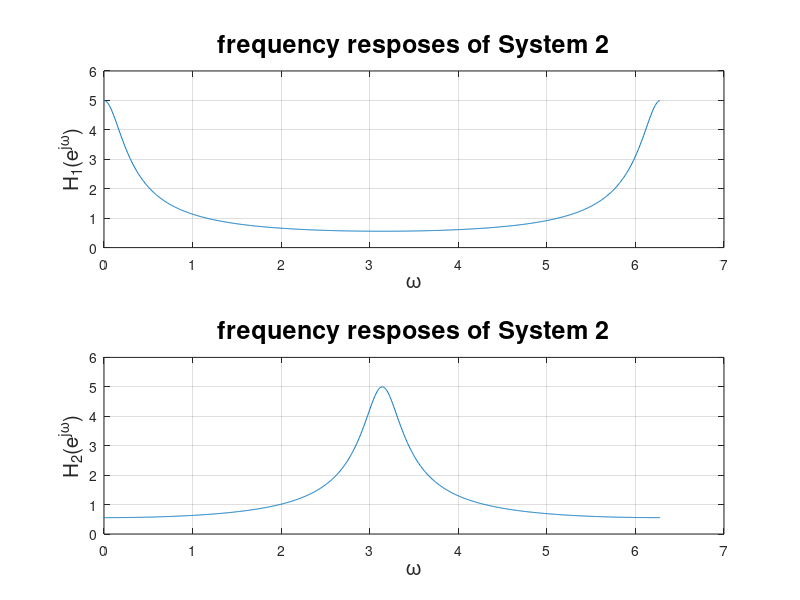
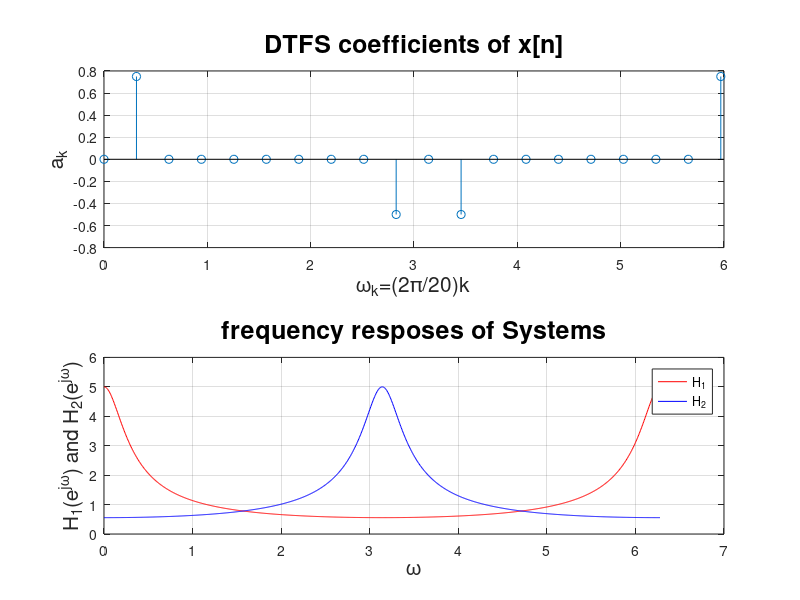
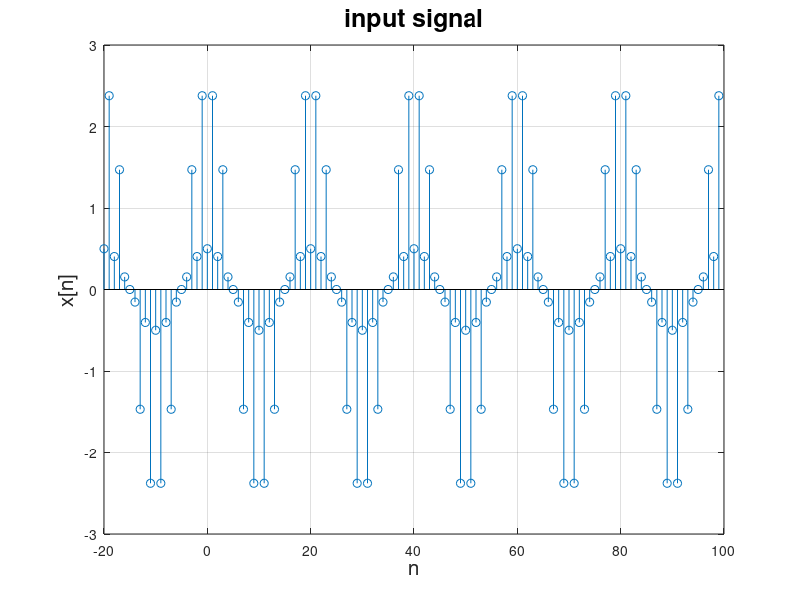
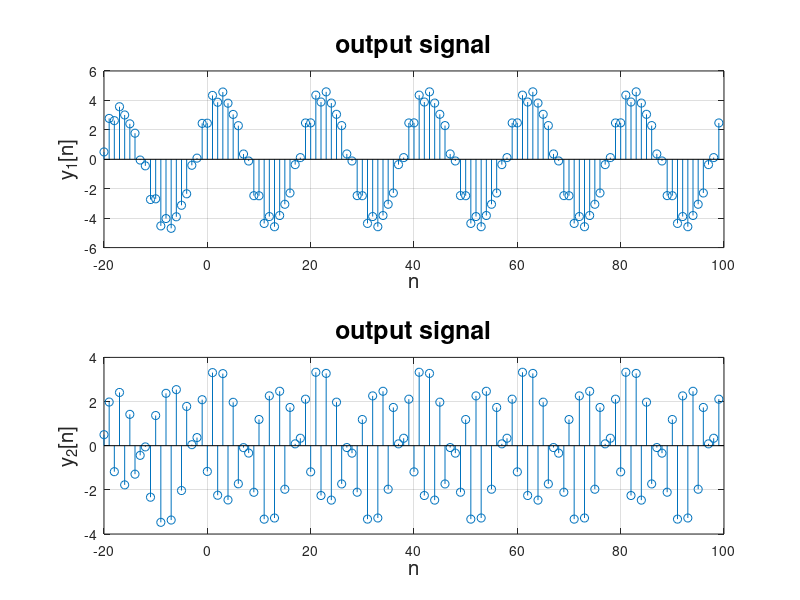

Recreate these plots in MATLAB, in order.
%{
TODO:list

TODO:3.8 coding
note:Intermediate Problems
done:a
done:b
done:c
done:d
done:e
done:f

TODO:3.8 picture and writing
item:a
item:b
item:c
item:d
item:e
item:f


%}

%%%%3.8

clear;
close all;
clc;

%%% a)

%% System1: y[n] - 0.8y[n-1] = x[n];
%% System2: y[n] + 0.8y[n-1] = x[n];

a1 = [1 -0.8];
b1 = 1;

a2 = [1 0.8];
b2 = 1;

%%% b)

%% N = 1024
[H1, w1] = freqz(b1, a1, 1024, 'whole');

subplot(2, 1, 1), plot(w1, abs(H1));
xlabel('\omega','fontsize',15)
ylabel('H_1(e^{j\omega})','fontsize',15)
title('frequency resposes of System 2','FontSize',18)

grid on;

%% aprroach /pi, increasing, so system 1 is highpass filter

[H2, w2] = freqz(b2, a2, 1024, 'whole');
subplot(2, 1, 2), plot(w2, abs(H2))
grid on;
%% aprroach /pi, decreasing, so system 2 is lowpass filter

xlabel('\omega','fontsize',15)
ylabel('H_2(e^{j\omega})','fontsize',15)
title('frequency resposes of System 2','FontSize',18)


%%% c)

% shifting the negative value to another period
a_x = [0 3/4 0 0 0 0 0 0 0 -1/2 0 -1/2 0 0 0 0 0 0 0 3/4];

k = 0:19;

wk = 2 * pi / 20 * k;
figure(2)
subplot(2,1,1),stem(wk, a_x);
grid on;
xlabel('\omega_k=(2\pi/20)k','fontsize',15)
ylabel('a_k','fontsize',15)
title('DTFS coefficients of x[n]','FontSize',18)
subplot(2,1,2),plot(w1,abs(H1),'r-');
hold on;
plot(w2,abs(H2),'b-');
legend('H_1','H_2');
grid on;
xlabel('\omega','fontsize',15)
ylabel('H_1(e^{j\omega}) and H_2(e^{j\omega})','fontsize',15)
title('frequency resposes of Systems','FontSize',18)

%%% d)

% invert fft
x_20 = length(a_x) * ifft(a_x);
figure(3)

% repeat for (100+20)/20 = 6 period
x = [x_20 x_20 x_20 x_20 x_20 x_20];
stem(-20:99,x);
xlabel('n','fontsize',15);
ylabel('x[n]','fontsize',15);
title('input signal','fontsize',18)
grid on;
%%% e)

% using filter
y1 = filter(b1,a1,x);
y2 = filter(b2,a2,x);

figure(4)

subplot(2,1,1),stem(-20:99,y1);
xlabel('n','fontsize',15);
ylabel('y_1[n]','fontsize',15);
title('output signal','fontsize',18)
grid on;

subplot(2,1,2),stem(-20:99,y2);
xlabel('n','fontsize',15);
ylabel('y_2[n]','fontsize',15);
title('output signal','fontsize',18)
grid on;

%%% f)

% take the value on n = 0:19
% y1(1) = y1[-20] ==> y1(21) = y1[0]
y1_20 = y1(21:40);
y2_20 = y2(21:40);

% using fft
a_y1 = fft(y1_20)/length(y1_20);
a_y2 = fft(y2_20)/length(y2_20);

figure(5)
subplot(2,1,1), stem(abs(a_y1));
grid on;
subplot(2,1,2), stem(abs(a_y2));
grid on;

